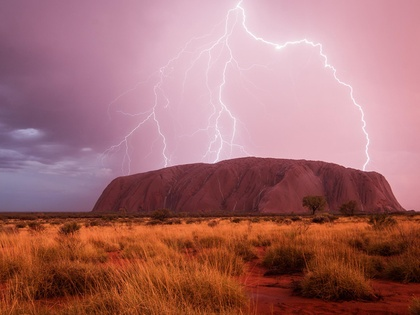
%> input picture prog_assignments/hw04/Lightning.jpg, 420 x 315 px, shrunk from 1900 x 1424 before the run
$ octave --eval "result = extract_keypoints(imread('Lightning.jpg'));"   (GNU Octave 9; MATLAB toolbox functions it lacks are replaced by stand-ins)
%> lines starting %> are read from the running program, lines starting %| are printed output that depends on the picture
function [ x, y, scores, Ix, Iy ] = extract_keypoints( image )
%EXTRACT_KEYPOINTS Extracts points with a high degree of 'cornerness' from
%RGB image matrix of type uint8
%   Input - image = NxMx3 RGB image matrix
%   Output - x = nx1 vector denoting the x location of each of n
%                detected keypoints
%            y = nx1 vector denoting the y location of each of n
%                detected keypoints
%            scores = an nx1 vector that contains the value (R) to which a
%            a threshold was applied, for each keypoint
%            Ix = A matrix with the same number of rows and columns as the
%            input image, storing the gradients in the x-direction at each
%            pixel
%            Iy = A matrix with the same nuimber of rwos and columns as the
%            input image, storing the gradients in the y-direction at each
%            pixel

% compute the gradients, re-use code from HW2P, use window size of 5px
% convert image to grayscale first
G = rgb2gray(image);
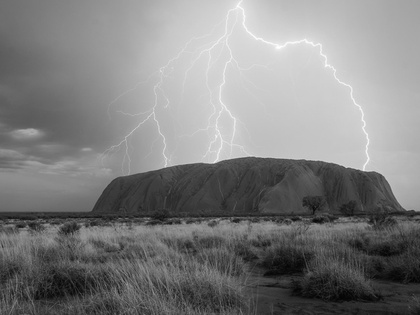
%> G: size 315x420 uint8; min 2, max 254, mean 127.8

% convert to double
G2 = im2double(G);

% create X and Y Sobel filters
horizontal_filter = [1 0 -1; 2 0 -2; 1 0 -1];
vertical_filter = [1 2 1; 0 0 0 ; -1 -2 -1];

% using imfilter to get our gradient in each direction
filtered_x = imfilter(G2, horizontal_filter);
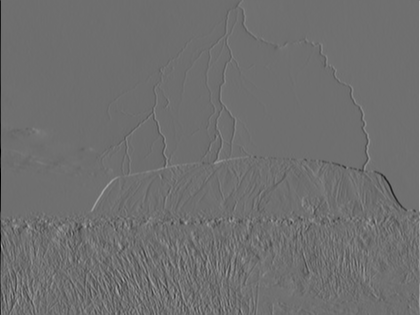
%> filtered_x: size 315x420 double; min -2.22, max 2.85, mean -0.00121; drawn with min black and max white
filtered_y = imfilter(G2, vertical_filter);
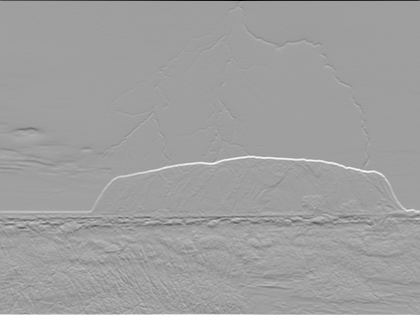
%> filtered_y: size 315x420 double; min -3.7, max 2.23, mean 0.00543; drawn with min black and max white

% store the values in our output variables, for clarity
Ix = filtered_x;
Iy = filtered_y;

% Compute the values we need for the matrix...
% Using a gaussian blur, because I get more positive values after applying
% it, my values all skew negative for some reason...
f = fspecial('gaussian');
Ix2 = imfilter(Ix.^2, f);
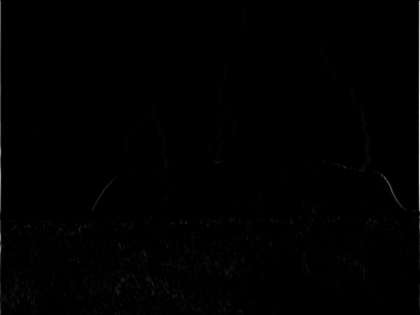
%> Ix2: size 315x420 double; min 0, max 6.39, mean 0.0334; drawn with min black and max white
Iy2 = imfilter(Iy.^2, f);
Ixy = imfilter(Ix.*Iy, f);
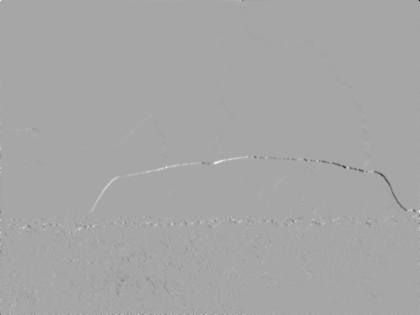
%> Ixy: size 315x420 double; min -2.23, max 1.18, mean -0.00196; drawn with min black and max white

% set empirical constant between 0.04-0.06
k = 0.04;

num_rows = size(image,1);
%> num_rows = 315
num_cols = size(image,2);
%> num_cols = 420

% create a matrix to hold the Harris values
H = zeros(num_rows, num_cols);

% % get our matrix M for each pixel
for y = 6:size(image,1)-6
    for x = 6:size(image,2)-6
        % [7 lines of commented-out code are left out]

        Matrix = [Ix2(y-5:y+5,x-5:x+5), Ixy(y-5:y+5,x-5:x+5);
                  Ixy(y-5:y+5,x-5:x+5), Iy2(y-5:y+5,x-5:x+5)];
        R1 = det(Matrix) - (k * trace(Matrix)^2);


        % compute R, using te matrix we just created
        %R = det(M) - ( k * trace(M)^2 );
        %alt
        %R = (Ix2.*Iy2 - Ixy.^2) - k(Ix2+Iy2).^2;

        % store the R values in our Harris Matrix

        % H(y,x) = R;

        H(y,x) = R1;

    end
end
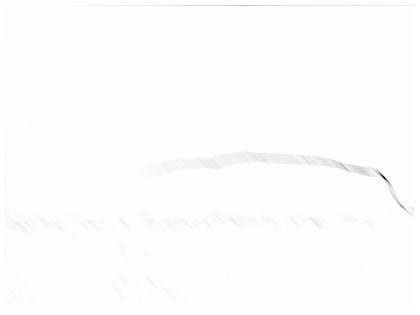
%> H: size 315x420 double; min -20.17, max 0, mean -0.0588; drawn with min black and max white

% set threshold of 'cornerness' to 5 times average R score
avg_r = mean(mean(H))
%> avg_r = -0.0588
threshold = abs(5 * avg_r)
%> threshold = 0.294

[row, col] = find(H > threshold);
%> row = []; col = []

scores = [];
%get all the values
for index = 1:size(row,1)
    %see what the values are
    r = row(index);
    c = col(index);

    %store the scores
    %score(index) = H(r,c);
    scores = cat(2, scores,H(r,c));
end
%> this loop made 0 passes

y = row;
%> y = []
x = col;
%> x = []


% This needs to be LAST
% non max suppression
% http://www.mathworks.com/help/images/ref/imregionalmax.html
% BW = imregionalmax(H);


end

$ run again, on prog_assignments/hw04/Mountains.jpg
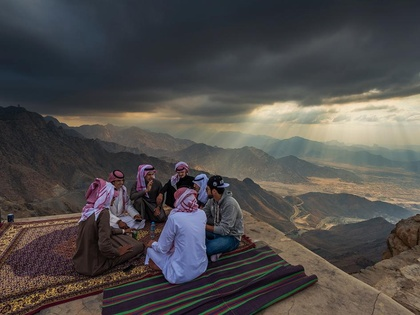
%> input picture prog_assignments/hw04/Mountains.jpg, 420 x 315 px, shrunk from 945 x 708 before the run
%> in extract_keypoints, `Ixy = imfilter(Ix.*Iy, f);`:
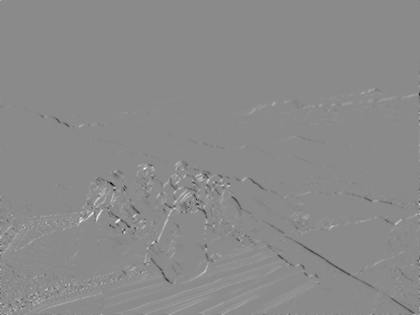
%> Ixy: size 315x420 double; min -1.92, max 1.61, mean 0.00386; drawn with min black and max white
%> after the loop in extract_keypoints, `for y = 6:size(image,1)-6`:
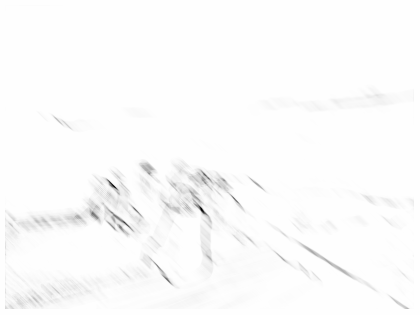
%> H: size 315x420 double; min -13.77, max 0, mean -0.153; drawn with min black and max white
%> avg_r = -0.153
%> threshold = 0.764
%> row = []

$ run again, on prog_assignments/hw04/Provence.jpg
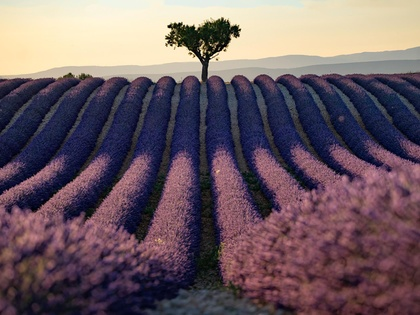
%> input picture prog_assignments/hw04/Provence.jpg, 420 x 315 px, shrunk from 1900 x 1424 before the run
%> in extract_keypoints, `Ix2 = imfilter(Ix.^2, f);`:
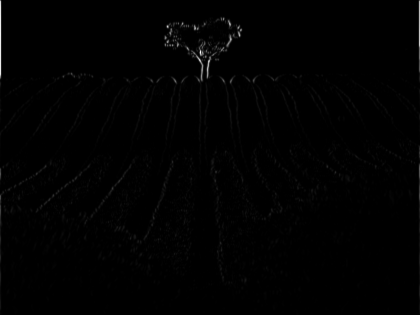
%> Ix2: size 315x420 double; min 0, max 11.11, mean 0.0779; drawn with min black and max white
%> in extract_keypoints, `Ixy = imfilter(Ix.*Iy, f);`:
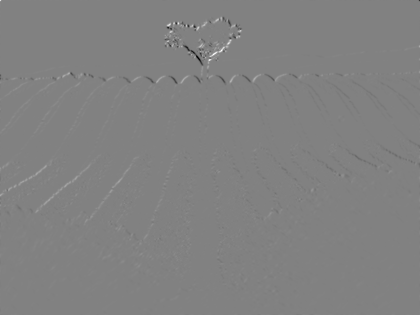
%> Ixy: size 315x420 double; min -5.56, max 5.39, mean 0.0041; drawn with min black and max white
%> avg_r = 340.7
%> threshold = 1703.6
%> row = 109 values from 28 to 59; col = 109 values from 170 to 223
%> the loop in extract_keypoints, `for index = 1:size(row,1)` made 109 passes
%> (r, c) on passes 8 to 15: (41, 171), (42, 171), (39, 172), (40, 172), (42, 172), (44, 172), (28, 173), (40, 173)
%> after the loop in extract_keypoints, `for index = 1:size(row,1)`: scores = 109 values, max 30348112.1 at index 8, min 1734.9 at index 97, mean 581373.3
%> y = 109 values, max 59 at index 74, min 28 at index 14, mean 50.48
%> x = 109 values from 170 to 223
